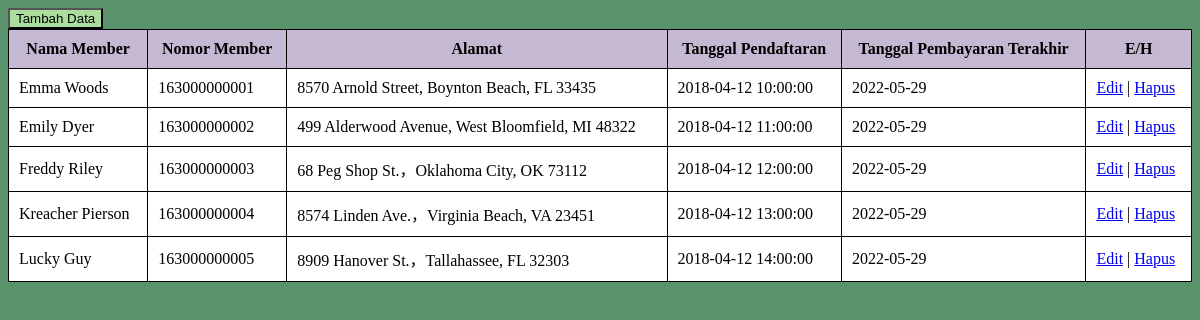
Screenshot of /Member.php (signed in) with the database file from the repository.
### tables this page shows
CREATE TABLE `member` (
  `id_member` int(11) NOT NULL,
  `nama_member` varchar(250) NOT NULL,
  `nomor_member` varchar(15) NOT NULL,
  `password` varchar(250) NOT NULL,
  `alamat` text NOT NULL,
  `tgl_mendaftar` datetime NOT NULL,
  `tgl_terakhir_bayar` date NOT NULL
);

### Koneksi.php (called while the page is built)
<?php
    function koneksi()
    {
        try
        {
            $pdo_conn = new PDO ('mysql:host=localhost;dbname=perpustakaan', 'root', '',
            array(PDO::ATTR_ERRMODE, PDO::ERRMODE_EXCEPTION, PDO::ATTR_PERSISTENT => true));
        }
        catch (PDOException $e)
        {
            print "Gagal Terhubung dengan Database: " . $e->getMessage() . "<br/>";
            die();
        }
        return $pdo_conn;
    }
?>

### Model.php (the view, shortened to what this page needs)
<?php
    require 'Koneksi.php';
    function tampil_data($tabel)
    {
        $call_con = koneksi() -> prepare ("SELECT * FROM $tabel");
        $call_con -> execute();
        $hasil = $call_con -> fetchAll();
        if (!empty($hasil)) {
            if ($tabel == "buku") {
                foreach ($hasil as $data) {
                    echo "<tr>";
                    echo "<td>" . $data['judul_buku'] . "</td>";
                    echo "<td>" . $data['penulis'] . "</td>";
                    echo "<td>" . $data['penerbit'] . "</td>";
                    echo "<td>" . $data["tahun_terbit"] . "</td>";
                    echo "<td>";
                    echo "<a href='FormBuku.php?id_buku=" . $data['id_buku'] . "'>Edit</a>";
                    echo " | ";
                    echo "<a href='Buku.php?id_buku=" . $data['id_buku'] . "' onclick=\"return confirm('Apakah anda yakin ingin menghapus data ini?')\">Hapus</a>";
                    echo "</td>";
                    echo "</tr>";
                }
            } elseif ($tabel == "member") {
                foreach ($hasil as $data) {
                    echo "<tr>";
                    echo "<td>" . $data['nama_member'] . "</td>";
                    echo "<td>" . $data['nomor_member'] . "</td>";
                    echo "<td>" . $data['alamat'] . "</td>";
                    echo "<td>" . $data["tgl_mendaftar"] . "</td>";
                    echo "<td>" . $data["tgl_terakhir_bayar"] . "</td>";
                    echo "<td>";
                    echo "<a href='FormMember.php?id_member=" . $data['id_member'] . "'>Edit</a>";
                    echo " | ";
                    echo "<a href='Member.php?id_member=" . $data['id_member'] . "' onclick=\"return confirm('Apakah anda yakin ingin menghapus data ini?')\">Hapus</a>";
                    echo "</td>";
                    echo "</tr>";
                }
            }
        }
    }
?>

### Member.php (style rules this page uses)
table,th,td { border-collapse: collapse; border: solid black 1px; padding: 10px; background-color: #FFFFFF; }
body { background-color: #59936C; }

### rows the page displays
member: nama_member "Emma Woods", nomor_member "163000000001", alamat "8570 Arnold Street, Boynton Beach, FL 33435", tgl_mendaftar "2018-04-12 10:00:00", tgl_terakhir_bayar "2022-05-29"
member: nama_member "Emily Dyer", nomor_member "163000000002", alamat "499 Alderwood Avenue, West Bloomfield, MI 48322", tgl_mendaftar "2018-04-12 11:00:00", tgl_terakhir_bayar "2022-05-29"
member: nama_member "Freddy Riley", nomor_member "163000000003", alamat "68 Peg Shop St.，Oklahoma City, OK 73112", tgl_mendaftar "2018-04-12 12:00:00", tgl_terakhir_bayar "2022-05-29"
member: nama_member "Kreacher Pierson", nomor_member "163000000004", alamat "8574 Linden Ave.，Virginia Beach, VA 23451", tgl_mendaftar "2018-04-12 13:00:00", tgl_terakhir_bayar "2022-05-29"
member: nama_member "Lucky Guy", nomor_member "163000000005", alamat "8909 Hanover St.，Tallahassee, FL 32303", tgl_mendaftar "2018-04-12 14:00:00", tgl_terakhir_bayar "2022-05-29"
